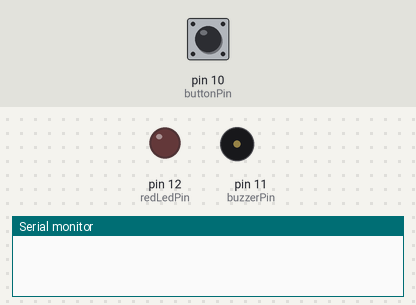
Bench run of a sketch on a simulated Arduino Uno, built with avr-gcc and run on an emulated ATmega328P. Shown: output pins drawn as LEDs (lit = HIGH), buzzer (waves = sounding), the last lines printed to the serial monitor. Dashed ring = blinking. Inputs (shaded band) come from the test bench; at power-on: pin 10 (buttonPin) HIGH.

Above: at 1.2 s.
1.3 s: pin 10 (buttonPin) pulled LOW for 0.15 s
At 1.4 s:
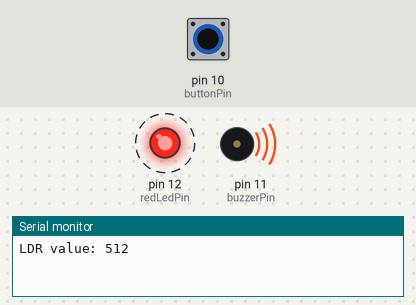
Timing chart, 0 to 10.3 s (numbered marks = the images above; inputs shaded):
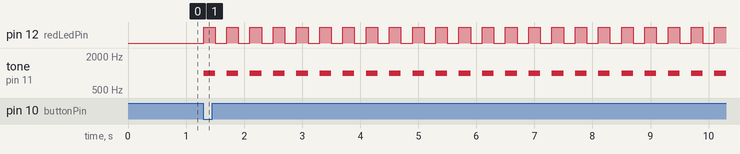

Measured:
- after the input at 1.3 s, pin 12 (redLedPin): alternates HIGH for 0.20 s and LOW for 0.20 s, starting at once; tone on pin 11 (buzzerPin): alternates 1000 Hz for 0.20 s and silent for 0.20 s, starting at once

The sketch:

indy_ldr_buzzer_alarm.ino
```cpp
// pin definitions
int ldrPin = A5;
int redLedPin = 12;
int buzzerPin = 11;
int buttonPin = 10;

// musical notes and their corresponding frequencies
long C=523.25,
D=587.33,
E=659.26,
F=698.46,
G=783.99,
A=880,
B=987.77,
C2=1046.50,
D2=1174.66,
E2=1318.51,
F2=1396.91,
ZERO=0;

// Defining the duration of musical notes: five-beat=1000, four-and-half-beat=900, whole note=800, half note=400, quarter note=200, eighth note=100
int fb=1000, fhb=900, b=800, n=400, c=200, s=100;

// Creating the melody theme by putting musical notes in correct order (current theme: Indiana Jones: 'Raiders March')
long melodyTheme[] = {E,F,G,C2,
                 D,E,F,
                 ZERO,
                 G,A,B,F2,
                 A,B,C2,D2,E2,
                 E,F,G,C2,
                 D2,E2,F2,
                 G,G,E2,D2,G,
                 E2,D2,G,
                 E2,D2,G,
                 F2,E2,D2,C,
                 E,G,F,
                 D,F,E,G,
                 C,C,E,G,F,
                 D,F,E,D,
                 C,C,E,G,F,
                 D,F,E,G,
                 C,C,G,G,
                 E2,D2,G,
                 E2,D2,G,
                 E2,D2,G,
                 F2,E2,D2,C,
                 ZERO
                };

int noteDurations[] = {n,s,n,b, // duration of each note in the melody
                       c,c,fb,
                       c,
                       n,s,n,fhb,
                       c,c,n,n,
                       n,c,c,n,
                       b,c,c,b,
                       c,c,n,
                       c,c,n,
                       c,c,n,
                       c,c,n,
                       c,c,b,
                       c,c,b,
                       c,c,s,s,c,
                       b,c,c,b,
                       c,c,s,s,c,b,
                       c,c,b,
                       c,c,s,s,c,
                       b,c,c,n,
                       c,c,n,
                       c,c,n,
                       c,c,n,
                       c,c,fb,
                       b
                      };

// melody variables
int melodyPos = 0;
bool melodyPlaying = false;

// button variables
bool buttonState = false;
bool prevButtonState = false;
unsigned long lastButtonPress = 0;
unsigned long debounceDelay = 50;

// note variables
unsigned long noteStartTime = 0;
unsigned long noteInterval = 0;

void setup() {
  // pinMode(ldrPin, INPUT); -> automatically defined as it can only have 'INPUT' mode
  pinMode(redLedPin, OUTPUT);
  pinMode(buzzerPin, OUTPUT);
  pinMode(buttonPin, INPUT_PULLUP);
  Serial.begin(9600); // initialize serial monitor for display and communication

}

void loop() {
  // read button input and save into buttonState
  buttonState = digitalRead(buttonPin);

  if (buttonState != prevButtonState) { // check if button state has changed, not same as prevButtonState
    if (buttonState == LOW) { // internal pull-up configurationn ('unpressed' button = HIGH, 'pressed' button = LOW)
      unsigned long now = millis(); // track time
      if (now - lastButtonPress > debounceDelay) { // check if debouncing delay has elapsed
        lastButtonPress = now;
        // if melody is not playing, start playing from beginning
        if (!melodyPlaying) {
          melodyPos = 0; // set melody position to start
          melodyPlaying = true; // melody is active
          // if melody is playing, rewind to beginning and stop playing
        } else {
          melodyPos = 0; // set melody position to start
          noteStartTime = 0; // Reset note start time to zero (to avoid first two tones being played improperly)
           melodyPlaying = false; // melody is inactive
          noTone(buzzerPin); // stop playing notes from buzzer
        }
      }
    }
    // buttonState becomes prevButtonState to contrast it against new buttonState when button is pressed again
    prevButtonState = buttonState;
  }
  // if melody is active
  if (melodyPlaying) {
    // read LDR value and save into LdrValADC
    int ldrValADC = analogRead(ldrPin);
    // print LDR value on screen
    Serial.print("LDR value: ");
    Serial.println(ldrValADC);

    // if LDR value is greater than 10
    if (ldrValADC > 100) {
      melodyPlaying = false; // melody is inactive
      noTone(buzzerPin); // stop playing notes from buzzer

      // sound alarm and blink red LED indefinitely (only way to stop is by clicking 'RESET' button on Arduino or turning power OFF)
      while (true) {
        tone(buzzerPin, 1000, 200); // play a 1000 Hz tone for 200 ms
        digitalWrite(redLedPin, HIGH);
        delay(200);
        digitalWrite(redLedPin, LOW);
        noTone(buzzerPin);
        delay(200);

      }
    }
    if (noteStartTime == 0) { // if a new note is starting
      noteInterval = noteDurations[melodyPos];
      if (melodyTheme[melodyPos] != ZERO) { // if the note is not a rest
        tone(buzzerPin, melodyTheme[melodyPos]); // start playing the note
      }
      noteStartTime = millis(); // record the start time of the note
    } else if (millis() - noteStartTime >= noteInterval) { // if the duration of the note has elapsed
      noTone(buzzerPin); // stop playing the note
      noteStartTime = 0; // reset the start time of the note
      melodyPos++; // increment melody position to move to the next note in the melody theme

      if (melodyPos == sizeof(melodyTheme)/sizeof(melodyTheme[0])) { // if end of melody is reached, rewind to beginning and stop playing
        melodyPos = 0; // set melody position to start
        melodyPlaying = false; // melody is inactive
        noTone(buzzerPin); // stop playing notes from buzzer
        delay(500); // add a short delay here to allow the last tone to complete playing
      }
    }
  }
  // turn off program via Python script (Serial monitor inside Arduino IDE NEEDS to be closed)
  if (Serial.available() > 0) {
        char incomingByte = Serial.read();
    if (incomingByte == 'q') {
      melodyPos = 0; // set melody position to start
      melodyPlaying = false; // melody is inactive
      noTone(buzzerPin); // stop playing notes from buzzer
      digitalWrite(redLedPin, LOW); // turn red LED OFF
      delay(100);
    }
  }
}
```
